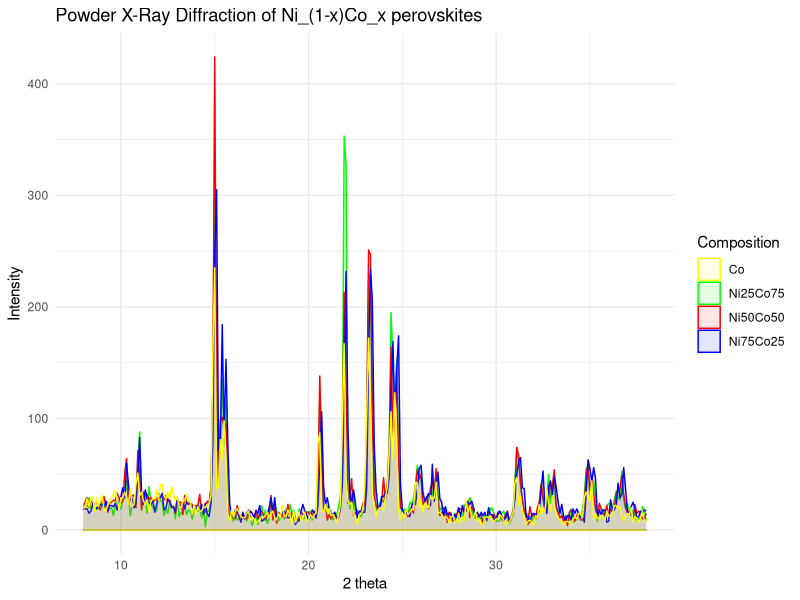
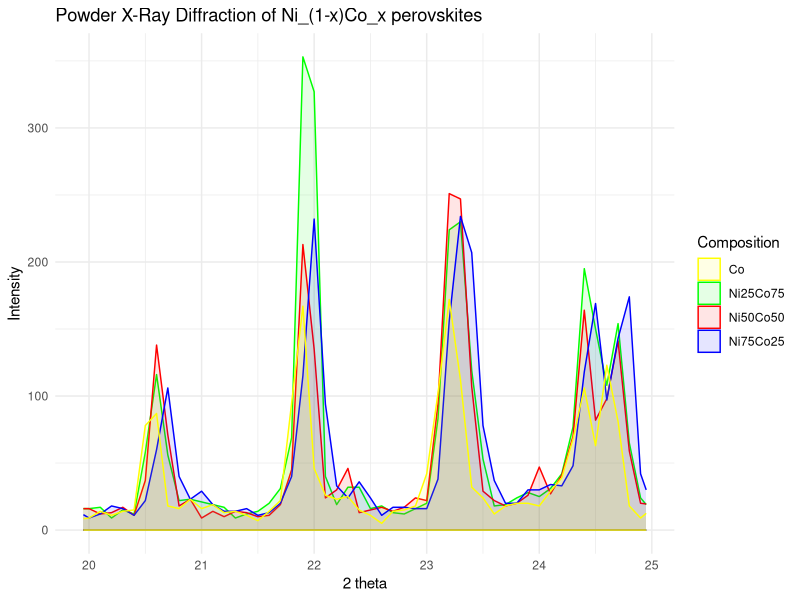
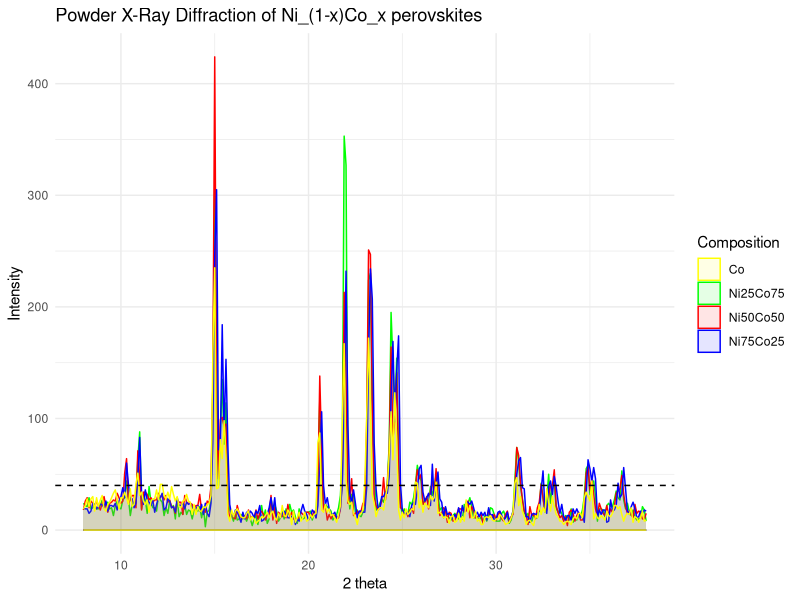
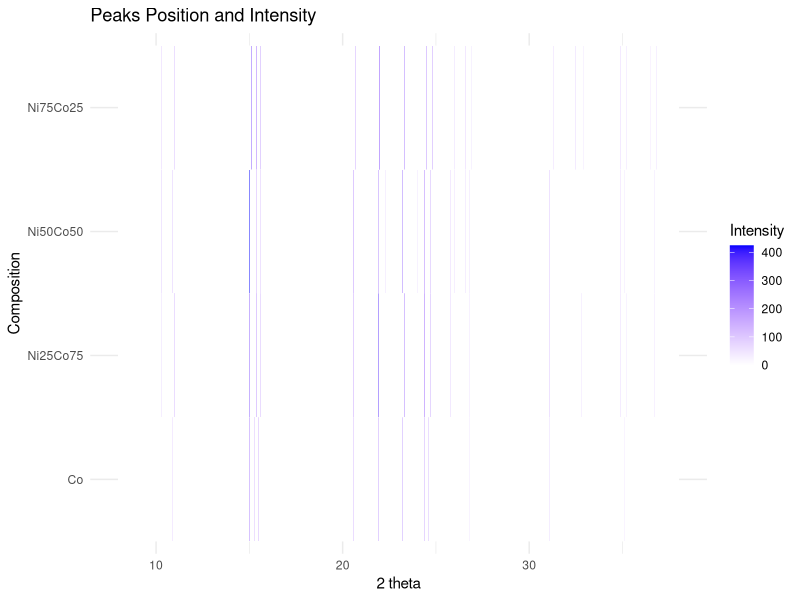
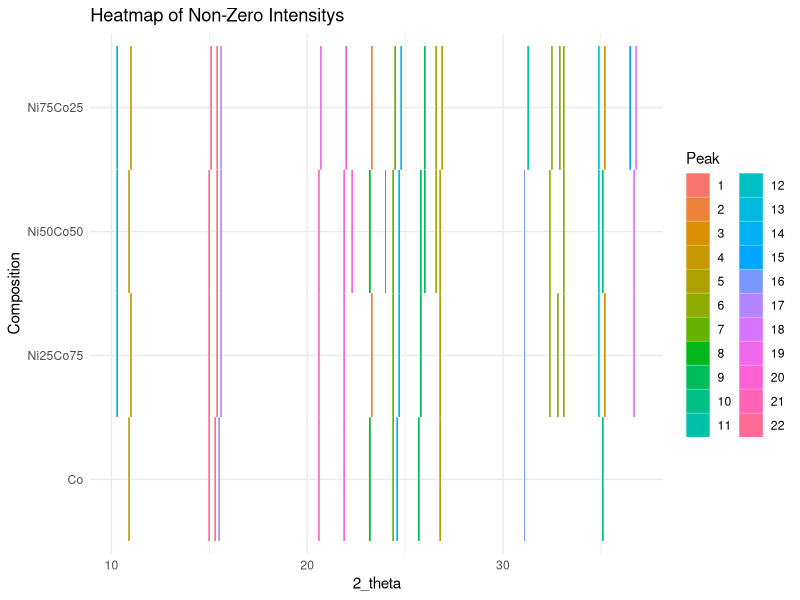
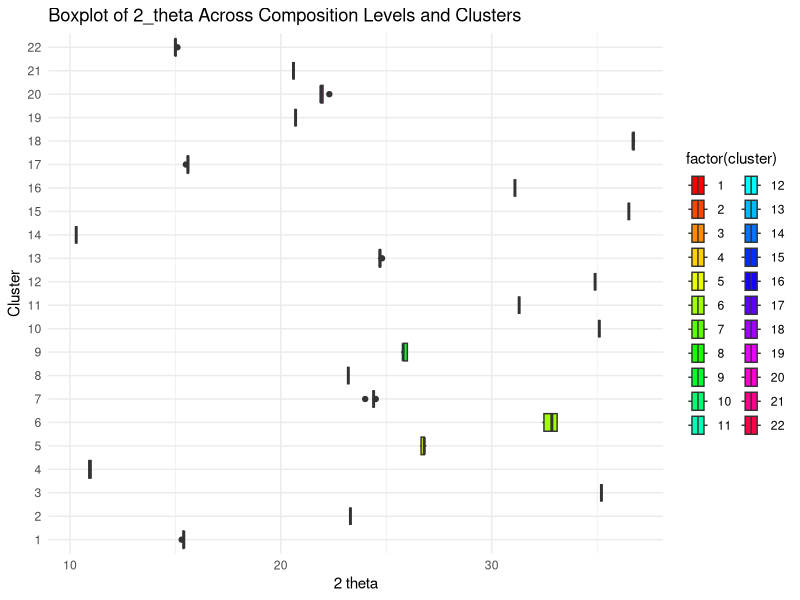
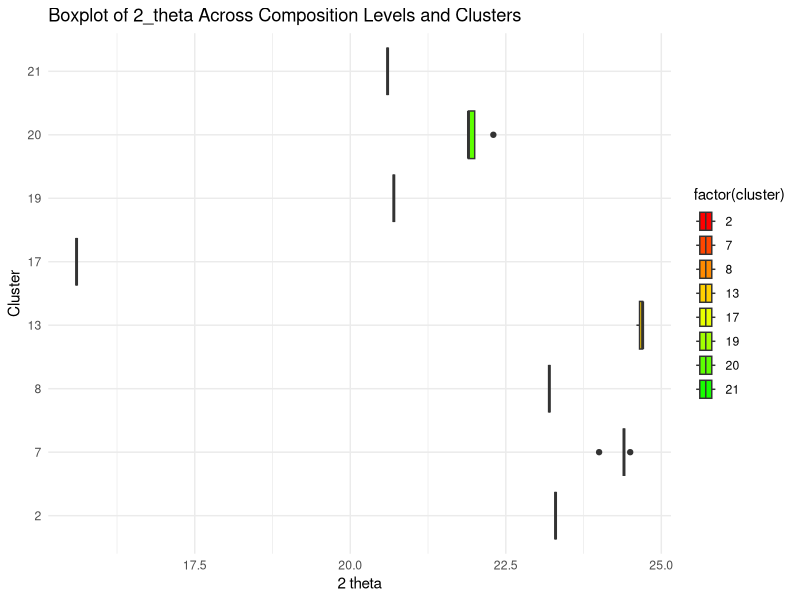
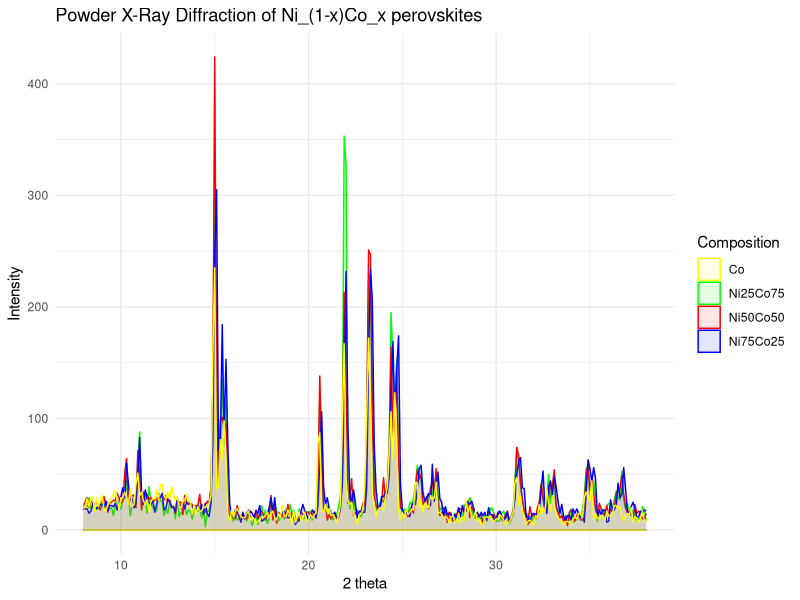

Here is the R script that generated these plots, in order: (Note: this script raises an error after producing the figures.)
library(tidyverse)

d1b <- read.table("data/AD Ni75Co25.dat")
d2b <- read.table("data/AR cO50nI50.dat")
d3b <- read.table("data/JGD Co75Ni25.dat")
d4b <- read.table("data/AD Co.dat")

# No background
d1 <- read.table("data/AD Ni75Co25_nb.dat")
d2 <- read.table("data/AR cO50nI50_nb.dat")
d3 <- read.table("data/JGD Co75Ni25_nb.dat")
d4 <- read.table("data/AD Co_nb.dat")

# TODO: ADD Ni REF DATA AND SUBSAMPLE IT TO FIT

datab <- bind_cols(d1b, d2b$V2, d3b$V2, d4b$V2)

colnames(datab) <- c("2_theta", "Ni75Co25", "Ni50Co50", "Ni25Co75", "Co")

ggplot(datab, aes(x = `2_theta`)) +
  geom_ribbon(aes(ymin = 0, ymax = `Ni25Co75`, fill = "Ni25Co75"),
    alpha = 0.1, color = "green"
  ) +
  geom_ribbon(aes(ymin = 0, ymax = `Ni50Co50`, fill = "Ni50Co50"),
    alpha = 0.1, color = "red"
  ) +
  geom_ribbon(aes(ymin = 0, ymax = `Ni75Co25`, fill = "Ni75Co25"),
    alpha = 0.1, color = "blue"
  ) +
  geom_ribbon(aes(ymin = 0, ymax = `Co`, fill = "Co"),
    alpha = 0.1, color = "yellow"
  ) +
  labs(
    title = "Powder X-Ray Diffraction of Ni_(1-x)Co_x perovskites",
    x = "2 theta",
    y = "Intensity",
    fill = "Composition"
  ) +
  scale_fill_manual(values = c(
    "Ni75Co25" = "blue", "Ni50Co50" = "red",
    "Ni25Co75" = "green", "Co" = "yellow"
  )) +
  theme_minimal()

ggsave("plot/graph_nt.png", width = 10, height = 5.625)

ggplot(datab[240:340, ], aes(x = `2_theta`)) +
  geom_ribbon(aes(ymin = 0, ymax = `Ni25Co75`, fill = "Ni25Co75"),
    alpha = 0.1, color = "green"
  ) +
  geom_ribbon(aes(ymin = 0, ymax = `Ni50Co50`, fill = "Ni50Co50"),
    alpha = 0.1, color = "red"
  ) +
  geom_ribbon(aes(ymin = 0, ymax = `Ni75Co25`, fill = "Ni75Co25"),
    alpha = 0.1, color = "blue"
  ) +
  geom_ribbon(aes(ymin = 0, ymax = `Co`, fill = "Co"),
    alpha = 0.1, color = "yellow"
  ) +
  labs(
    title = "Powder X-Ray Diffraction of Ni_(1-x)Co_x perovskites",
    x = "2 theta",
    y = "Intensity",
    fill = "Composition"
  ) +
  scale_fill_manual(values = c(
    "Ni75Co25" = "blue", "Ni50Co50" = "red",
    "Ni25Co75" = "green", "Co" = "yellow"
  )) +
  theme_minimal()

ggsave("plot/graph_nt_zoom.png", width = 10, height = 5.625)

data <- bind_cols(d1, d2$V2, d3$V2, d4$V2)

colnames(data) <- c("2_theta", "Ni75Co25", "Ni50Co50", "Ni25Co75", "Co")

# Threshold for peaks
threshold <- 40
# PERF: FIND BEST THRESHOLD VALUE

ggplot(datab, aes(x = `2_theta`)) +
  geom_ribbon(aes(ymin = 0, ymax = `Ni25Co75`, fill = "Ni25Co75"),
    alpha = 0.1, color = "green"
  ) +
  geom_ribbon(aes(ymin = 0, ymax = `Ni50Co50`, fill = "Ni50Co50"),
    alpha = 0.1, color = "red"
  ) +
  geom_ribbon(aes(ymin = 0, ymax = `Ni75Co25`, fill = "Ni75Co25"),
    alpha = 0.1, color = "blue"
  ) +
  geom_ribbon(aes(ymin = 0, ymax = `Co`, fill = "Co"),
    alpha = 0.1, color = "yellow"
  ) +
  geom_hline(
    yintercept = threshold,
    linetype = "dashed", color = "black"
  ) +
  labs(
    title = "Powder X-Ray Diffraction of Ni_(1-x)Co_x perovskites",
    x = "2 theta",
    y = "Intensity",
    fill = "Composition"
  ) +
  scale_fill_manual(values = c(
    "Ni75Co25" = "blue", "Ni50Co50" = "red",
    "Ni25Co75" = "green", "Co" = "yellow"
  )) +
  theme_minimal()

ggsave("plot/graph.png", width = 10, height = 5.625)

find_peaks <- function(data) {
  if (length(data) < 2) {
    return(NULL) # No peak in lists with 0 or 1 element
  }
  peaks <- rep(0, length(data))
  # Create a vector to store the value and index of the peaks
  for (i in 2:(length(data) - 1)) {
    if (data[i] > data[i - 1] && data[i] > data[i + 1]) { # Looking for a peak
      peaks[i] <- data[i]
    }
  }
  # Checking if the first and last value is a peak or not
  if (data[1] > data[2]) {
    peaks[1] <- data[1]
  }
  if (tail(data, 1) > tail(data, 2)[1]) {
    peaks[length(peaks)] <- data[length(data)]
  }
  return(peaks)
}

data_peaks <- data.frame(
  x = datab$"2_theta",
  y1 = find_peaks(datab$Ni75Co25), # Curve data
  y2 = find_peaks(datab$Ni50Co50), # Point data 1
  y3 = find_peaks(datab$Ni25Co75),
  y4 = find_peaks(datab$Co)
)

# Filter all the data points with a certain threshold
data_peaks[, 2:5] <- data_peaks[, 2:5] * (data_peaks[, 2:5] > threshold)

colnames(data_peaks) <- c("2_theta", "Ni75Co25", "Ni50Co50", "Ni25Co75", "Co")

# Create a long-format data frame for ggplot
data_long <- pivot_longer(data_peaks,
  cols = -`2_theta`,
  names_to = "Composition", values_to = "Intensity"
)
# FIXME: IMPROVE THE CLUSTERING PROCESS

# Melt the data for ANOVA
data_long <- data_peaks %>%
  pivot_longer(
    cols = -c(`2_theta`),
    names_to = "Composition", values_to = "Intensity"
  )

# Plot using ggplot2 with geom_tile
ggplot(data_long, aes(x = `2_theta`, y = Composition, fill = Intensity)) +
  geom_tile(color = "white") +
  scale_fill_gradient(low = "white", high = "blue") +
  labs(
    title = "Peaks Position and Intensity",
    x = "2 theta",
    y = "Composition",
    fill = "Intensity"
  ) +
  theme_minimal()

ggsave("plot/peaks.png", width = 10, height = 5.625)

# Filter out zero values
non_zero_data_long <- data_long[data_long$Intensity != 0, ]

# Perform clustering (replace k with your desired number of clusters)

# Assuming data_long has columns "2_theta" and "Intensity"
data_for_clustering <- non_zero_data_long[, "2_theta",
  drop = FALSE
] # Drop = FALSE ensures it remains a data frame

# Specify the number of clusters (k)
k <- 22
# You can adjust this based on your requirements

# Perform k-means clustering based only on 2_theta
cluster_assignments <- kmeans(data_for_clustering,
  centers = k,
  nstart = 4
)$cluster

# Add cluster assignments to the non-zero data
non_zero_data_long$cluster <- factor(cluster_assignments)

# Convert cluster to a factor
non_zero_data_long$cluster <- factor(non_zero_data_long$cluster)

# Plot using ggplot2 with geom_tile and discrete fill scale
ggplot(non_zero_data_long, aes(
  x = `2_theta`,
  y = Composition, fill = cluster
)) +
  geom_tile(color = "white") +
  scale_fill_discrete() + # Use discrete fill scale
  labs(
    title = "Heatmap of Non-Zero Intensitys",
    x = "2_theta",
    y = "Composition",
    fill = "Peak"
  ) +
  theme_minimal()

ggsave("plot/peak_clusters.png", width = 10, height = 5.625)

# HACK: NOT FINAL, NEED A LOT OF IMPROVEMENT
#       CLUSTERING IS TOO RANDOM

# Perform ANOVA
anova_result <- aov(`2_theta` ~ Composition * cluster,
  data = non_zero_data_long
)

# Print ANOVA summary
summary(anova_result)


# Get the number of unique clusters
num_clusters <- length(unique(non_zero_data_long$cluster))

# Create a boxplot with Composition and cluster information
ggplot(non_zero_data_long, aes(
  x = `2_theta`, y = factor(cluster),
  fill = factor(cluster)
)) +
  geom_boxplot() +
  labs(
    title = "Boxplot of 2_theta Across Composition Levels and Clusters",
    x = "2 theta",
    y = "Cluster"
  ) +
  scale_fill_manual(values = rainbow(num_clusters)) +
  # Use rainbow color palette
  theme_minimal()

ggsave("plot/theta.png", width = 10, height = 5.625)

ggplot(non_zero_data_long[19:40, ], aes(
  x = `2_theta`, y = factor(cluster),
  fill = factor(cluster)
)) +
  geom_boxplot() +
  labs(
    title = "Boxplot of 2_theta Across Composition Levels and Clusters",
    x = "2 theta",
    y = "Cluster"
  ) +
  scale_fill_manual(values = rainbow(num_clusters)) +
  # Use rainbow color palette
  theme_minimal()

ggsave("plot/theta_zoom.png", width = 10, height = 5.625)

# WARNING: WEIRD RESULTS

# Assuming cluster_assignments is your vector of cluster assignments
for (i in unique(cluster_assignments)) {
  cluster_data <- non_zero_data_long[cluster_assignments == i, ]

  # Perform ANOVA within each cluster
  anova_within_cluster <- aov(`2_theta` ~ Composition, data = cluster_data)

  # Print summary for each cluster
  cat(paste("Cluster", i, "\n"))
  print(summary(anova_within_cluster))
}

# Assuming anova_result is the result from your previous ANOVA
residuals_within_clusters <- residuals(anova_result)
print(residuals_within_clusters)

# INTENSITY ANALYSIS

ggplot(non_zero_data_long, aes(
  x = "2_theta",
  y = Intensity, fill = factor(cluster)
)) +
  geom_boxplot() +
  labs(
    title = "Boxplot of the Intensity of the peaks for each cluster",
    x = "2 theta",
    y = "Your Variable"
  ) +
  theme_minimal()

# Calculate mean and standard deviation for each Composition
summary_stats <- non_zero_data_long %>%
  group_by(Composition) %>%
  summarize(
    mean_value = mean(Intensity),
    sd_value = sd(Intensity)
  )

# Identify conditions with lowest and highest mean and variance
lowest_mean_condition <- summary_stats$Composition[
  which.min(summary_stats$mean_value)
]
lowest_sd_condition <- summary_stats$Composition[
  which.min(summary_stats$sd_value)
]
highest_mean_condition <- summary_stats$Composition[
  which.max(summary_stats$mean_value)
]
highest_sd_condition <- summary_stats$Composition[
  which.max(summary_stats$sd_value)
]

# Boxplot code
boxplot_plot <- ggplot(non_zero_data_long, aes(
  x = "2_theta",
  y = Intensity, fill = factor(cluster)
)) +
  geom_boxplot() +
  labs(
    title = "Boxplot of the Intensity of the peaks for each cluster",
    x = "2 theta",
    y = "Intensity"
  ) +
  theme_minimal()

ggsave("plot/intensity.png", width = 10, height = 5.625)

composition_stats <- non_zero_data_long %>%
  group_by(Composition) %>%
  summarize(
    mean_value = mean(Intensity),
    variance_intensity = var(Intensity)
  )

# Print the result
print(composition_stats)

# Perform ANOVA
anova_result <- aov(Intensity ~ Composition * cluster,
  data = non_zero_data_long
)

# Print ANOVA summary
summary(anova_result)

# Group by cluster and composition, calculate mean 2_theta
cluster_composition_means <- non_zero_data_long %>%
  group_by(cluster, Composition) %>%
  summarize(mean_2_theta = mean(`2_theta`))

# Find the composition with the lowest and highest mean 2_theta in each cluster
lowest_2_theta <- cluster_composition_means %>%
  slice(which.min(mean_2_theta))

highest_2_theta <- cluster_composition_means %>%
  slice(which.max(mean_2_theta))

# Print the results
cat("Composition with lowest mean 2_theta in each cluster:\n")
print(lowest_2_theta)

cat("\nComposition with highest mean 2_theta in each cluster:\n")
print(highest_2_theta)

# Summary table with mean 2_theta for each composition
composition_summary <- non_zero_data_long %>%
  group_by(Composition) %>%
  summarise(mean_2_theta = mean(`2_theta`))

# Identify composition with lowest and highest mean 2_theta
lowest_composition <- composition_summary[
  which.min(composition_summary$mean_2_theta),
]

# Bar plot for mean 2_theta for each composition
bar_plot <- ggplot(composition_summary, aes(
  x = mean_2_theta,
  y = Composition, fill = Composition
)) +
  geom_bar(stat = "identity", color = "white", width = 0.7, alpha = 0.8) +
  labs(
    title = "Mean 2_theta for Each Composition",
    x = "Mean 2_theta",
    y = "Composition"
  ) +
  theme_minimal() +
  scale_fill_manual(values = c(
    "Co" = "skyblue",
    "Ni25Co75" = "orange", "Ni50Co50" = "purple", "Ni75Co25" = "red"
  ))

# Print the bar plot
print(bar_plot)
ggsave("plot/mean_theta.png", width = 10, height = 5.625)
